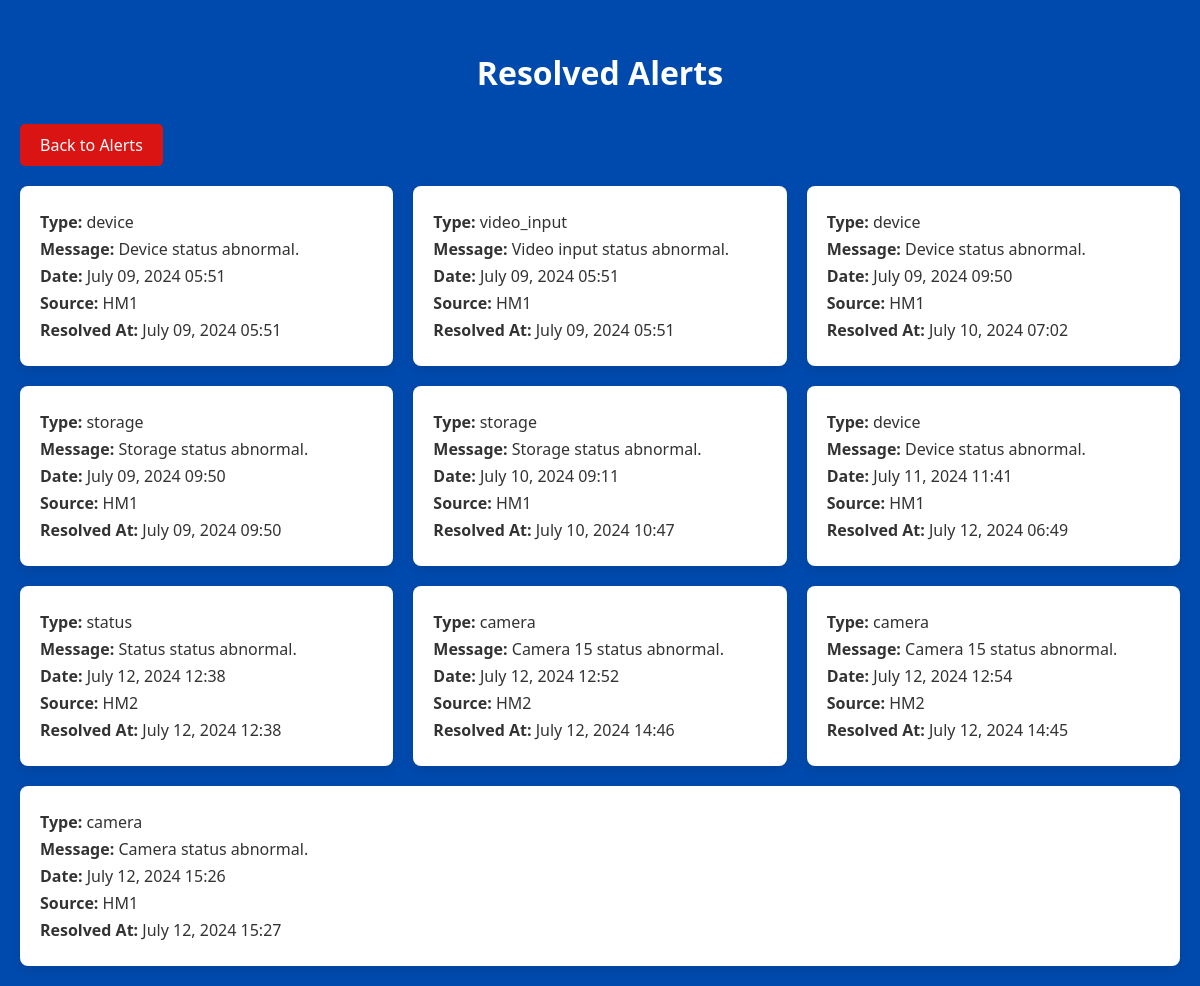
/HM1/resolved_alerts/, run on the app's committed database.
### HM1/models.py (models this page shows, shortened)
class Alert(models.Model):
    SOURCE_CHOICES = (
        ('HM1', 'HM1'),
        ('HM2', 'HM2'),
    )
    alert_type = models.CharField(max_length=100)
    message = models.TextField()
    created_at = models.DateTimeField(auto_now_add=True)
    is_resolved = models.BooleanField(default=False)
    resolved_at = models.DateTimeField(null=True, blank=True)
    source = models.CharField(max_length=3, choices=SOURCE_CHOICES)  # Add source field

### HM1/views.py (the view)
# urls.py: path('resolved_alerts/', views.resolved_alerts, name='resolved_alerts'),  # For viewing resolved alerts
def resolved_alerts(request):
    alerts = Alert.objects.filter(is_resolved=True)
    return render(request, 'HM1/resolved_alerts.html', {'alerts': alerts})

### HM1/templates/HM1/resolved_alerts.html (shortened to what this page needs)
<!DOCTYPE html>
<html lang="en">
<head>
</head>
<body>
    <h1>Resolved Alerts</h1>
    <div class="header">
        <a href="{% url 'display_alerts' %}" class="back-button">Back to Alerts</a>
    </div>
    <div class="alerts-grid">
        {% for alert in alerts %}
            <div class="alert">
                <p><strong>Type:</strong> {{ alert.alert_type }}</p>
                <p><strong>Message:</strong> {{ alert.message }}</p>
                <p><strong>Date:</strong> {{ alert.created_at|date:"N d, Y H:i" }}</p>
                <p><strong>Source:</strong> {{ alert.source }}</p>
                <p><strong>Resolved At:</strong> {{ alert.resolved_at|date:"N d, Y H:i" }}</p>
            </div>
        {% endfor %}
    </div>
</body>
</html>

### HM1/templates/HM1/resolved_alerts.html (style rules this page uses)
body { font-family: 'Segoe UI', Tahoma, Geneva, Verdana, sans-serif; background-color: #004AAD; margin: 0; padding: 20px; color: #333; }
h1 { color: white; text-align: center; margin-bottom: 20px; font-weight: bold; padding: 10px; }
.header { display: flex; justify-content: flex-start; align-items: center; margin-bottom: 20px; }
.back-button { background-color: rgb(218, 19, 19); color: white; padding: 10px 20px; border: none; border-radius: 5px; text-decoration: none; font-size: 16px; transition: background-color 0.3s; }
.alerts-grid { display: flex; flex-wrap: wrap; justify-content: center; gap: 20px; }
.alert { background-color: #ffffff; padding: 20px; border-radius: 8px; box-shadow: 0 4px 8px rgba(0, 0, 0, 0.1); width: calc(25% - 20px); flex-grow: 1; transition: transform 0.3s; }
.alert p { margin: 5px 0; }

### data on the page
Alert: alert_type "device", message "Device status abnormal.", created_at "July 09, 2024 05:51", source "HM1", resolved_at "July 09, 2024 05:51"
Alert: alert_type "video_input", message "Video input status abnormal.", created_at "July 09, 2024 05:51", source "HM1", resolved_at "July 09, 2024 05:51"
Alert: alert_type "device", message "Device status abnormal.", created_at "July 09, 2024 09:50", source "HM1", resolved_at "July 10, 2024 07:02"
Alert: alert_type "storage", message "Storage status abnormal.", created_at "July 09, 2024 09:50", source "HM1", resolved_at "July 09, 2024 09:50"
Alert: alert_type "storage", message "Storage status abnormal.", created_at "July 10, 2024 09:11", source "HM1", resolved_at "July 10, 2024 10:47"
Alert: alert_type "device", message "Device status abnormal.", created_at "July 11, 2024 11:41", source "HM1", resolved_at "July 12, 2024 06:49"
Alert: alert_type "status", message "Status status abnormal.", created_at "July 12, 2024 12:38", source "HM2", resolved_at "July 12, 2024 12:38"
Alert: alert_type "camera", message "Camera 15 status abnormal.", created_at "July 12, 2024 12:52", source "HM2", resolved_at "July 12, 2024 14:46"
Alert: alert_type "camera", message "Camera 15 status abnormal.", created_at "July 12, 2024 12:54", source "HM2", resolved_at "July 12, 2024 14:45"
Alert: alert_type "camera", message "Camera status abnormal.", created_at "July 12, 2024 15:26", source "HM1", resolved_at "July 12, 2024 15:27"
